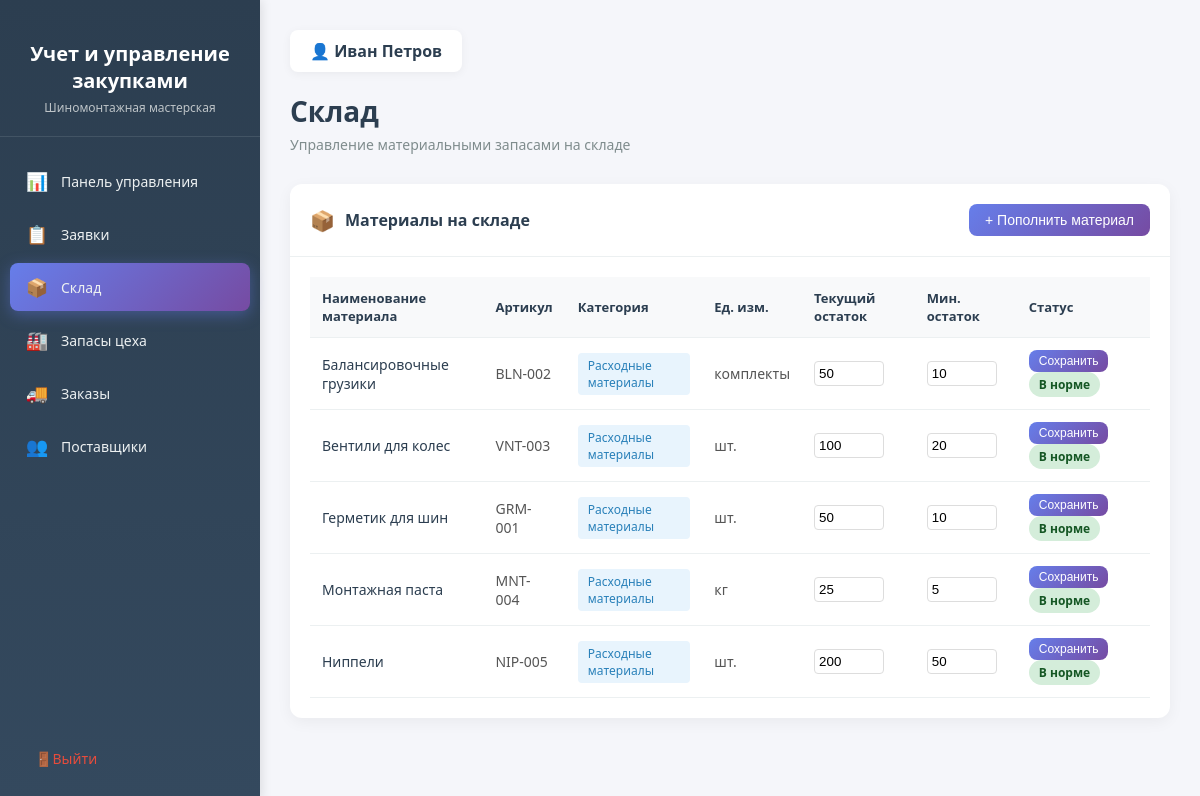
Page /warehouse/ (signed in) on the committed database.
### core/models.py (models this page shows, shortened)
class Product(models.Model):
    category = models.ForeignKey(
        Category,
        on_delete=models.CASCADE,
        related_name='products',
        verbose_name=_('Категория')
    )
    name = models.CharField(_('Название материала'), max_length=200)
    sku = models.CharField(_('Артикул'), max_length=50, unique=True, blank=True)
    unit = models.CharField(_('Единица измерения'), max_length=20, default='шт.')
    quantity = models.PositiveIntegerField(_('Количество на складе'), default=0)
    min_quantity = models.PositiveIntegerField(
        _('Минимальный уровень запаса'),
        default=10,
        help_text=_('При достижении этого уровня требуется заказ')
    )
    price = models.DecimalField(_('Цена за единицу'), max_digits=10, decimal_places=2, default=0)
    supplier = models.ForeignKey(
        Supplier,
        on_delete=models.SET_NULL,
        null=True,
        blank=True,
        related_name='products',
        verbose_name=_('Основной поставщик')
    )
    created_at = models.DateTimeField(_('Дата добавления'), auto_now_add=True)
    updated_at = models.DateTimeField(_('Дата обновления'), auto_now=True)
    class Meta:
        verbose_name = _('Материал')
        verbose_name_plural = _('Материалы')
        ordering = ['name']

class Category(models.Model):
    name = models.CharField(_('Название категории'), max_length=100)
    description = models.TextField(_('Описание'), blank=True)
    class Meta:
        verbose_name = _('Категория')
        verbose_name_plural = _('Категории')
        ordering = ['name']

### core/views.py (the view)
# urls.py: path('warehouse/', warehouse, name='warehouse'),
@login_required
def warehouse(request):
    products = CoreProduct.objects.all().select_related('category')
    context = {
        'products': products,
        'user': request.user,
    }
    return render(request, 'procurement/warehouse.html', context)

### templates/procurement/warehouse.html (shortened to what this page needs)
<!DOCTYPE html>
<html lang="ru">
<head>
</head>
<body>
    <aside class="sidebar">
        <div class="sidebar-header">
            <h2>Учет и управление закупками</h2>
            <p>Шиномонтажная мастерская</p>
        </div>
        <ul class="sidebar-menu">
            <li>
                <a href="{% url 'dashboard' %}">
                    <span class="menu-icon">📊</span>
                    <span>Панель управления</span>
                </a>
            </li>
            <li>
                <a href="{% url 'requests' %}">
                    <span class="menu-icon">📋</span>
                    <span>Заявки</span>
                </a>
            </li>
            <li>
                <a href="{% url 'warehouse' %}" class="active">
                    <span class="menu-icon">📦</span>
                    <span>Склад</span>
                </a>
            </li>
            <li>
                <a href="{% url 'workshop_stock' %}">
                    <span class="menu-icon">🏭</span>
                    <span>Запасы цеха</span>
                </a>
            </li>
            <li>
                <a href="{% url 'orders' %}">
                    <span class="menu-icon">🚚</span>
                    <span>Заказы</span>
                </a>
            </li>
            <li>
                <a href="{% url 'suppliers' %}">
                    <span class="menu-icon">👥</span>
                    <span>Поставщики</span>
                </a>
            </li>
        </ul>
        <div class="sidebar-footer">
            <a href="{% url 'logout' %}" class="logout-btn">
                <span class="menu-icon">🚪</span>
                <span>Выйти</span>
            </a>
        </div>
    </aside>
    <main class="main-content">
        <div class="page-header">
            <div class="user-info">
                👤 <span>{{ user.get_full_name|default:user.username }}</span>
            </div>
            <h1>Склад</h1>
            <p>Управление материальными запасами на складе</p>
        </div>
        <div class="products-card">
            <div class="card-header">
                <h3>
                    <span class="widget-icon">📦</span>
                    Материалы на складе
                </h3>
                <button class="btn-add" onclick="openReplenishProductModal()">+ Пополнить материал</button>
            </div>
            <div class="table-container">
                {% if products %}
                    <table class="products-table">
                        <thead>
                            <tr>
                                <th>Наименование материала</th>
                                <th>Артикул</th>
                                <th>Категория</th>
                                <th>Ед. изм.</th>
                                <th>Текущий остаток</th>
                                <th>Мин. остаток</th>
                                <th>Статус</th>
                            </tr>
                        </thead>
                        <tbody>
                            {% for product in products %}
                                <tr>
                                    <td>
                                        <span class="product-name">{{ product.name }}</span>
                                    </td>
                                    <td>{{ product.sku }}</td>
                                    <td>
                                        {% if product.category %}
                                            <span class="category-badge">{{ product.category.name }}</span>
                                        {% else %}
                                            <span style="color: #95a5a6;">—</span>
                                        {% endif %}
                                    </td>
                                    <td>{{ product.unit }}</td>
                                    <td>
                                        <form method="post" action="{% url 'update_product_stock' product.id %}" style="display:inline;">
                                            <input type="number" name="quantity" value="{{ product.quantity }}"
                                                   min="0" style="width:70px; padding:4px; border:1px solid #ddd; border-radius:4px;">
                                        </td>
                                        <td>
                                            <input type="number" name="min_quantity" value="{{ product.min_quantity }}"
                                                   min="0" style="width:70px; padding:4px; border:1px solid #ddd; border-radius:4px;">
                                        </td>
                                        <td>
                                            <button type="submit" class="btn-add" style="padding:4px 10px; font-size:12px;">Сохранить</button>
                                        {% if product.quantity <= product.min_quantity %}
                                            <span class="stock-badge stock-low">Низкий запас</span>
                                        {% else %}
                                            <span class="stock-badge stock-good">В норме</span>
                                        {% endif %}
                                    </td>
                                </tr>
                            {% endfor %}
                        </tbody>
                    </table>
                {% else %}
                    <div class="empty-state">
                        <div class="empty-state-icon">📦</div>
                        <p>Материалы на складе отсутствуют</p>
                    </div>
                {% endif %}
            </div>
        </div>
    </main>
</body>
</html>

### templates/procurement/warehouse.html (style rules this page uses)
* { margin: 0; padding: 0; box-sizing: border-box; }
body { font-family: 'Segoe UI', Tahoma, Geneva, Verdana, sans-serif; background: #f5f6fa; min-height: 100vh; display: flex; }
.sidebar { width: 260px; background: linear-gradient(180deg, #2c3e50 0%, #34495e 100%); min-height: 100vh; position: fixed; left: 0; top: 0; padding: 20px 0; box-shadow: 2px 0 10px rgba(0,0,0,0.1); }
.sidebar-header { padding: 20px; text-align: center; border-bottom: 1px solid rgba(255,255,255,0.1); margin-bottom: 20px; }
.sidebar-header h2 { color: white; font-size: 20px; margin-bottom: 5px; }
.sidebar-header p { color: #bdc3c7; font-size: 12px; }
.sidebar-menu { list-style: none; padding: 0 10px; }
.sidebar-menu li { margin-bottom: 5px; }
.sidebar-menu a { display: flex; align-items: center; padding: 12px 15px; color: #ecf0f1; text-decoration: none; border-radius: 8px; transition: all 0.3s ease; font-size: 14px; }
.sidebar-menu a.active { background: linear-gradient(135deg, #667eea 0%, #764ba2 100%); box-shadow: 0 4px 15px rgba(102, 126, 234, 0.4); }
.sidebar-menu .menu-icon { margin-right: 12px; font-size: 18px; width: 24px; text-align: center; }
.sidebar-footer { position: absolute; bottom: 20px; width: 100%; padding: 0 20px; }
.logout-btn { display: flex; align-items: center; padding: 12px 15px; color: #e74c3c; text-decoration: none; border-radius: 8px; transition: all 0.3s ease; font-size: 14px; }
.main-content { margin-left: 260px; flex: 1; padding: 30px; }
.page-header { margin-bottom: 30px; }
.page-header h1 { color: #2c3e50; font-size: 28px; margin-bottom: 5px; }
.page-header p { color: #7f8c8d; font-size: 14px; }
.user-info { display: inline-block; background: white; padding: 10px 20px; border-radius: 8px; box-shadow: 0 2px 10px rgba(0,0,0,0.05); margin-bottom: 20px; }
.user-info span { color: #2c3e50; font-weight: 600; }
.products-card { background: white; border-radius: 12px; box-shadow: 0 4px 15px rgba(0,0,0,0.05); overflow: hidden; }
.card-header { padding: 20px; border-bottom: 1px solid #ecf0f1; display: flex; align-items: center; justify-content: space-between; }
.card-header h3 { color: #2c3e50; font-size: 16px; display: flex; align-items: center; }
.card-header .widget-icon { margin-right: 10px; font-size: 20px; }
.btn-add { padding: 8px 16px; background: linear-gradient(135deg, #667eea 0%, #764ba2 100%); color: white; border: none; border-radius: 8px; cursor: pointer; font-size: 14px; transition: all 0.3s ease; }
.table-container { padding: 20px; overflow-x: auto; }
.products-table { width: 100%; border-collapse: collapse; }
.products-table th, .products-table td { padding: 12px; text-align: left; border-bottom: 1px solid #ecf0f1; }
.products-table th { background: #f8f9fa; color: #2c3e50; font-weight: 600; font-size: 13px; }
.products-table td { font-size: 14px; color: #555; }
.product-name { font-weight: 500; color: #2c3e50; }
.stock-badge { display: inline-block; padding: 4px 10px; border-radius: 20px; font-size: 12px; font-weight: 600; }
.stock-good { background: #d4edda; color: #155724; }
.category-badge { display: inline-block; padding: 4px 10px; border-radius: 4px; font-size: 12px; background: #e8f4fd; color: #2980b9; }

### rows in the picture
Product: name "Балансировочные грузики", sku "BLN-002", category.name "Расходные материалы", unit "комплекты", quantity "50", min_quantity "10", shows "В норме"
Product: name "Вентили для колес", sku "VNT-003", category.name "Расходные материалы", unit "шт.", quantity "100", min_quantity "20", shows "В норме"
Product: name "Герметик для шин", sku "GRM-001", category.name "Расходные материалы", unit "шт.", quantity "50", min_quantity "10", shows "В норме"
Product: name "Монтажная паста", sku "MNT-004", category.name "Расходные материалы", unit "кг", quantity "25", min_quantity "5", shows "В норме"
Product: name "Ниппели", sku "NIP-005", category.name "Расходные материалы", unit "шт.", quantity "200", min_quantity "50", shows "В норме"

### other values in the picture
{{ user.get_full_name|default:user.username }} "Иван Петров"
